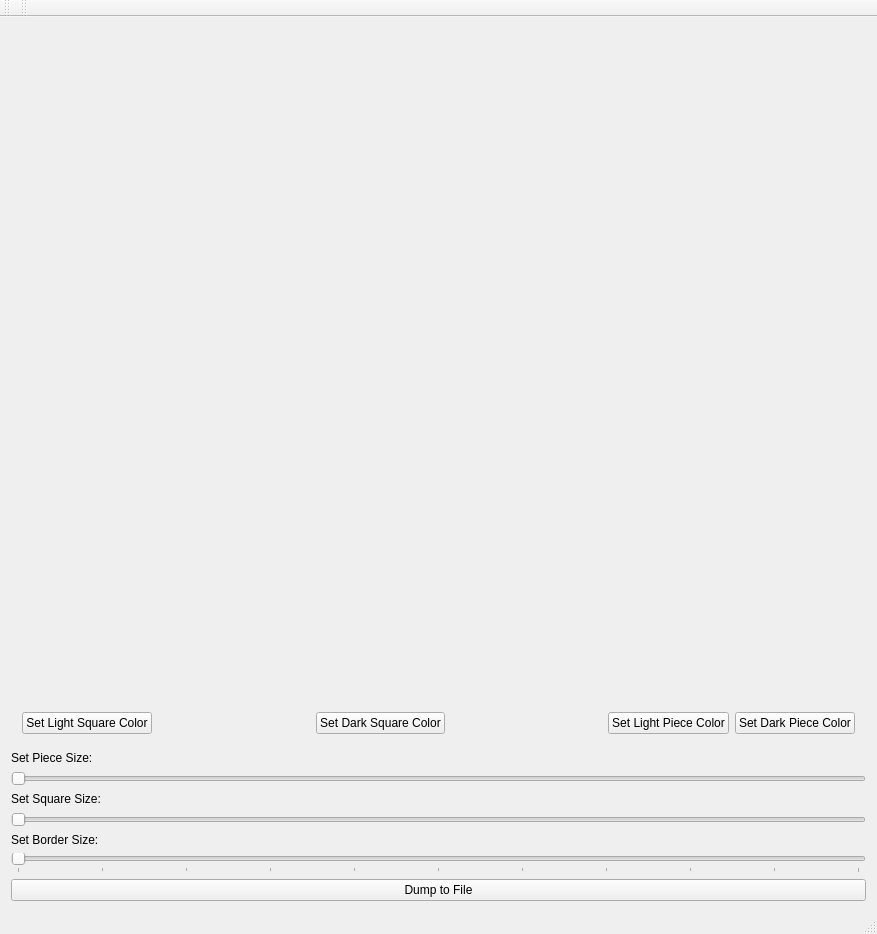
<?xml version="1.0" encoding="UTF-8"?>
<ui version="4.0">
 <class>MainWindow</class>
 <widget class="QMainWindow" name="MainWindow">
  <property name="geometry">
   <rect>
    <x>0</x>
    <y>0</y>
    <width>877</width>
    <height>934</height>
   </rect>
  </property>
  <property name="windowTitle">
   <string>MainWindow</string>
  </property>
  <widget class="QWidget" name="centralWidget">
   <layout class="QVBoxLayout" name="verticalLayout">
    <item>
     <widget class="GKChess::UI::BoardView" name="boardView" native="true">
      <property name="sizePolicy">
       <sizepolicy hsizetype="Preferred" vsizetype="Preferred">
        <horstretch>0</horstretch>
        <verstretch>1</verstretch>
       </sizepolicy>
      </property>
     </widget>
    </item>
    <item>
     <widget class="QWidget" name="widget" native="true">
      <property name="sizePolicy">
       <sizepolicy hsizetype="Preferred" vsizetype="Preferred">
        <horstretch>0</horstretch>
        <verstretch>0</verstretch>
       </sizepolicy>
      </property>
      <layout class="QHBoxLayout" name="horizontalLayout">
       <item>
        <widget class="QPushButton" name="pushButton">
         <property name="text">
          <string>Set Light Square Color</string>
         </property>
        </widget>
       </item>
       <item>
        <spacer name="horizontalSpacer">
         <property name="orientation">
          <enum>Qt::Horizontal</enum>
         </property>
         <property name="sizeHint" stdset="0">
          <size>
           <width>40</width>
           <height>20</height>
          </size>
         </property>
        </spacer>
       </item>
       <item>
        <widget class="QPushButton" name="pushButton_2">
         <property name="text">
          <string>Set Dark Square Color</string>
         </property>
        </widget>
       </item>
       <item>
        <spacer name="horizontalSpacer_2">
         <property name="orientation">
          <enum>Qt::Horizontal</enum>
         </property>
         <property name="sizeHint" stdset="0">
          <size>
           <width>40</width>
           <height>20</height>
          </size>
         </property>
        </spacer>
       </item>
       <item>
        <widget class="QPushButton" name="pushButton_4">
         <property name="text">
          <string>Set Light Piece Color</string>
         </property>
        </widget>
       </item>
       <item>
        <widget class="QPushButton" name="pushButton_5">
         <property name="text">
          <string>Set Dark Piece Color</string>
         </property>
        </widget>
       </item>
      </layout>
     </widget>
    </item>
    <item>
     <widget class="QLabel" name="label">
      <property name="text">
       <string>Set Piece Size:</string>
      </property>
     </widget>
    </item>
    <item>
     <widget class="QSlider" name="sldr_pieceSize">
      <property name="maximum">
       <number>100</number>
      </property>
      <property name="orientation">
       <enum>Qt::Horizontal</enum>
      </property>
     </widget>
    </item>
    <item>
     <widget class="QLabel" name="label_2">
      <property name="text">
       <string>Set Square Size:</string>
      </property>
     </widget>
    </item>
    <item>
     <widget class="QSlider" name="sldr_squareSize">
      <property name="maximum">
       <number>100</number>
      </property>
      <property name="orientation">
       <enum>Qt::Horizontal</enum>
      </property>
     </widget>
    </item>
    <item>
     <widget class="QLabel" name="label_3">
      <property name="text">
       <string>Set Border Size:</string>
      </property>
     </widget>
    </item>
    <item>
     <widget class="QSlider" name="sldr_borderSize">
      <property name="maximum">
       <number>10</number>
      </property>
      <property name="orientation">
       <enum>Qt::Horizontal</enum>
      </property>
      <property name="tickPosition">
       <enum>QSlider::TicksBelow</enum>
      </property>
     </widget>
    </item>
    <item>
     <widget class="QPushButton" name="pushButton_3">
      <property name="text">
       <string>Dump to File</string>
      </property>
     </widget>
    </item>
   </layout>
  </widget>
  <widget class="QMenuBar" name="menuBar">
   <property name="geometry">
    <rect>
     <x>0</x>
     <y>0</y>
     <width>877</width>
     <height>20</height>
    </rect>
   </property>
  </widget>
  <widget class="QToolBar" name="mainToolBar">
   <attribute name="toolBarArea">
    <enum>TopToolBarArea</enum>
   </attribute>
   <attribute name="toolBarBreak">
    <bool>false</bool>
   </attribute>
  </widget>
  <widget class="QStatusBar" name="statusBar"/>
  <widget class="QToolBar" name="toolBar">
   <property name="windowTitle">
    <string>toolBar</string>
   </property>
   <attribute name="toolBarArea">
    <enum>TopToolBarArea</enum>
   </attribute>
   <attribute name="toolBarBreak">
    <bool>false</bool>
   </attribute>
  </widget>
 </widget>
 <layoutdefault spacing="6" margin="11"/>
 <customwidgets>
  <customwidget>
   <class>GKChess::UI::BoardView</class>
   <extends>QWidget</extends>
   <header>gkchess_boardview.h</header>
   <container>1</container>
  </customwidget>
 </customwidgets>
 <resources/>
 <connections>
  <connection>
   <sender>pushButton</sender>
   <signal>pressed()</signal>
   <receiver>MainWindow</receiver>
   <slot>_change_light_color()</slot>
   <hints>
    <hint type="sourcelabel">
     <x>106</x>
     <y>595</y>
    </hint>
    <hint type="destinationlabel">
     <x>140</x>
     <y>274</y>
    </hint>
   </hints>
  </connection>
  <connection>
   <sender>pushButton_2</sender>
   <signal>pressed()</signal>
   <receiver>MainWindow</receiver>
   <slot>_change_dark_color()</slot>
   <hints>
    <hint type="sourcelabel">
     <x>355</x>
     <y>595</y>
    </hint>
    <hint type="destinationlabel">
     <x>313</x>
     <y>275</y>
    </hint>
   </hints>
  </connection>
  <connection>
   <sender>pushButton_3</sender>
   <signal>pressed()</signal>
   <receiver>MainWindow</receiver>
   <slot>_dump_to_file()</slot>
   <hints>
    <hint type="sourcelabel">
     <x>71</x>
     <y>770</y>
    </hint>
    <hint type="destinationlabel">
     <x>40</x>
     <y>274</y>
    </hint>
   </hints>
  </connection>
  <connection>
   <sender>pushButton_4</sender>
   <signal>pressed()</signal>
   <receiver>MainWindow</receiver>
   <slot>_change_light_piece_color()</slot>
   <hints>
    <hint type="sourcelabel">
     <x>570</x>
     <y>595</y>
    </hint>
    <hint type="destinationlabel">
     <x>289</x>
     <y>241</y>
    </hint>
   </hints>
  </connection>
  <connection>
   <sender>sldr_pieceSize</sender>
   <signal>sliderMoved(int)</signal>
   <receiver>MainWindow</receiver>
   <slot>_change_piece_size(int)</slot>
   <hints>
    <hint type="sourcelabel">
     <x>196</x>
     <y>648</y>
    </hint>
    <hint type="destinationlabel">
     <x>167</x>
     <y>437</y>
    </hint>
   </hints>
  </connection>
  <connection>
   <sender>sldr_squareSize</sender>
   <signal>sliderMoved(int)</signal>
   <receiver>MainWindow</receiver>
   <slot>_change_square_size(int)</slot>
   <hints>
    <hint type="sourcelabel">
     <x>228</x>
     <y>692</y>
    </hint>
    <hint type="destinationlabel">
     <x>190</x>
     <y>476</y>
    </hint>
   </hints>
  </connection>
  <connection>
   <sender>sldr_borderSize</sender>
   <signal>sliderMoved(int)</signal>
   <receiver>MainWindow</receiver>
   <slot>_change_border_thickness(int)</slot>
   <hints>
    <hint type="sourcelabel">
     <x>308</x>
     <y>741</y>
    </hint>
    <hint type="destinationlabel">
     <x>276</x>
     <y>493</y>
    </hint>
   </hints>
  </connection>
  <connection>
   <sender>pushButton_5</sender>
   <signal>clicked()</signal>
   <receiver>MainWindow</receiver>
   <slot>_change_dark_piece_color()</slot>
   <hints>
    <hint type="sourcelabel">
     <x>641</x>
     <y>588</y>
    </hint>
    <hint type="destinationlabel">
     <x>614</x>
     <y>608</y>
    </hint>
   </hints>
  </connection>
 </connections>
 <slots>
  <slot>_change_light_color()</slot>
  <slot>_change_dark_color()</slot>
  <slot>_dump_to_file()</slot>
  <slot>_change_piece_size(int)</slot>
  <slot>_change_square_size(int)</slot>
  <slot>_change_border_thickness(int)</slot>
  <slot>_change_light_piece_color()</slot>
  <slot>_change_dark_piece_color()</slot>
 </slots>
</ui>
